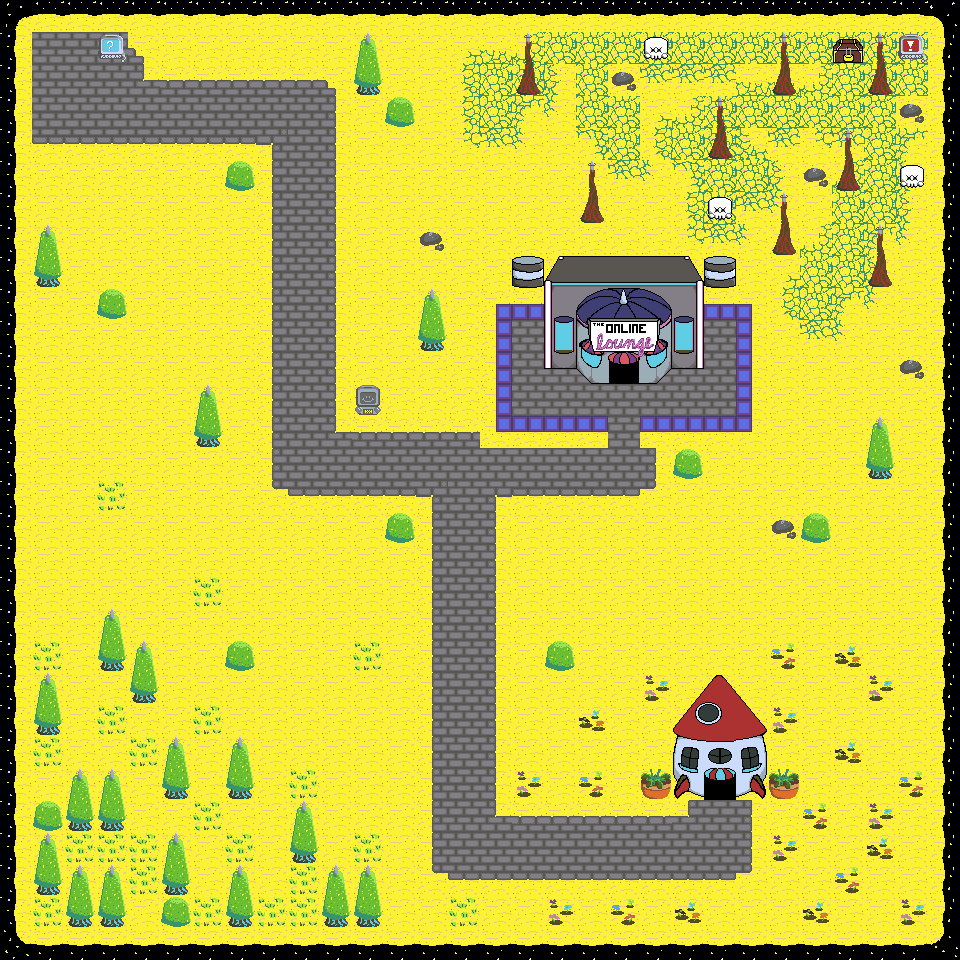

This game map was drawn from its Tiled (.tmx) file and the tilesets committed beside it. A one-line description and the trimmed map source follow:
An orthogonal 30x30 tile map with 32x32 px tiles, 3 tile layers (below, world, above), 2 tilesets.

<map version="1.4" tiledversion="1.4.3" orientation="orthogonal" renderorder="right-down" width="30" height="30" tilewidth="32" tileheight="32" infinite="0" nextlayerid="4" nextobjectid="1">
 <tileset firstgid="1" name="online-pluto-tileset-extruded" tilewidth="32" tileheight="32" spacing="2" margin="1" tilecount="60" columns="10">
  <image source="online-pluto-tileset-extruded.png" width="340" height="204" />
 </tileset>
 <tileset firstgid="61" name="online-tileset-extruded" tilewidth="32" tileheight="32" spacing="2" margin="1" tilecount="48" columns="8">
  <image source="online-tileset-extruded.png" width="272" height="204" />
  <tile id="0">
   <properties>
    <property name="collides" type="bool" value="false" />
   </properties>
  </tile>
  <tile id="1">
   <properties>
    <property name="collides" type="bool" value="true" />
   </properties>
  </tile>
  <tile id="2">
   <properties>
    <property name="collides" type="bool" value="true" />
   </properties>
  </tile>
  <tile id="3">
   <properties>
    <property name="collides" type="bool" value="false" />
   </properties>
  </tile>
  <tile id="4">
   <properties>
    <property name="collides" type="bool" value="false" />
   </properties>
  </tile>
  <tile id="5">
   <properties>
    <property name="collides" type="bool" value="true" />
   </properties>
  </tile>
  <tile id="6">
   <properties>
    <property name="collides" type="bool" value="false" />
   </properties>
  </tile>
  <tile id="7">
   <properties>
    <property name="collides" type="bool" value="false" />
   </properties>
  </tile>
  <tile id="8">
   <properties>
    <property name="collides" type="bool" value="true" />
   </properties>
  </tile>
  <tile id="9">
   <properties>
    <property name="collides" type="bool" value="true" />
   </properties>
  </tile>
  <tile id="10">
   <properties>
    <property name="collides" type="bool" value="true" />
   </properties>
  </tile>
  <tile id="11">
   <properties>
    <property name="collides" type="bool" value="true" />
   </properties>
  </tile>
  <tile id="12">
   <properties>
    <property name="collides" type="bool" value="true" />
   </properties>
  </tile>
  <tile id="13">
   <properties>
    <property name="collides" type="bool" value="true" />
   </properties>
  </tile>
  <tile id="14">
   <properties>
    <property name="collides" type="bool" value="false" />
   </properties>
  </tile>
  <tile id="15">
   <properties>
    <property name="collides" type="bool" value="true" />
   </properties>
  </tile>
  <tile id="16">
   <properties>
    <property name="collides" type="bool" value="true" />
   </properties>
  </tile>
  <tile id="17">
   <properties>
    <property name="collides" type="bool" value="true" />
   </properties>
  </tile>
  <tile id="18">
   <properties>
    <property name="collides" type="bool" value="true" />
   </properties>
  </tile>
  <tile id="19">
   <properties>
    <property name="collides" type="bool" value="true" />
   </properties>
  </tile>
  <tile id="20">
   <properties>
    <property name="collides" type="bool" value="true" />
   </properties>
  </tile>
  <tile id="21">
   <properties>
    <property name="collides" type="bool" value="false" />
   </properties>
  </tile>
  <tile id="22">
   <properties>
    <property name="collides" type="bool" value="false" />
   </properties>
  </tile>
  <tile id="23">
   <properties>
    <property name="collides" type="bool" value="false" />
   </properties>
  </tile>
  <tile id="24">
   <properties>
    <property name="collides" type="bool" value="true" />
   </properties>
  </tile>
  <tile id="25">
   <properties>
    <property name="collides" type="bool" value="true" />
   </properties>
  </tile>
  <tile id="26">
   <properties>
    <property name="collides" type="bool" value="true" />
   </properties>
  </tile>
  <tile id="27">
   <properties>
    <property name="collides" type="bool" value="true" />
   </properties>
  </tile>
  <tile id="28">
   <properties>
    <property name="collides" type="bool" value="true" />
   </properties>
  </tile>
  <tile id="29">
   <properties>
    <property name="collides" type="bool" value="false" />
   </properties>
  </tile>
  <tile id="30">
   <properties>
    <property name="collides" type="bool" value="false" />
   </properties>
  </tile>
  <tile id="31">
   <properties>
    <property name="collides" type="bool" value="false" />
   </properties>
  </tile>
  <tile id="32">
   <properties>
    <property name="collides" type="bool" value="true" />
   </properties>
  </tile>
  <tile id="33">
   <properties>
    <property name="collides" type="bool" value="true" />
   </properties>
  </tile>
  <tile id="34">
   <properties>
    <property name="collides" type="bool" value="true" />
   </properties>
  </tile>
  <tile id="35">
   <properties>
    <property name="collides" type="bool" value="true" />
   </properties>
  </tile>
  <tile id="36">
   <properties>
    <property name="collides" type="bool" value="true" />
   </properties>
  </tile>
  <tile id="37">
   <properties>
    <property name="collides" type="bool" value="true" />
   </properties>
  </tile>
  <tile id="38">
   <properties>
    <property name="collides" type="bool" value="true" />
   </properties>
  </tile>
  <tile id="39">
   <properties>
    <property name="collides" type="bool" value="true" />
   </properties>
  </tile>
  <tile id="40">
   <properties>
    <property name="collides" type="bool" value="true" />
   </properties>
  </tile>
  <tile id="41">
   <properties>
    <property name="collides" type="bool" value="true" />
   </properties>
  </tile>
  <tile id="42">
   <properties>
    <property name="collides" type="bool" value="true" />
   </properties>
  </tile>
  <tile id="43">
   <properties>
    <property name="collides" type="bool" value="true" />
   </properties>
  </tile>
  <tile id="44">
   <properties>
    <property name="collides" type="bool" value="true" />
   </properties>
  </tile>
  <tile id="45">
   <properties>
    <property name="collides" type="bool" value="true" />
   </properties>
  </tile>
  <tile id="46">
   <properties>
    <property name="collides" type="bool" value="true" />
   </properties>
  </tile>
  <tile id="47">
   <properties>
    <property name="collides" type="bool" value="true" />
   </properties>
  </tile>
 </tileset>
 <layer id="1" name="below" width="30" height="30">
  <data>[900 cells, 900 non-empty, 43 distinct tile ids]</data>
 </layer>
 <layer id="2" name="world" width="30" height="30">
  <data>[900 cells, 95 non-empty, 39 distinct tile ids]</data>
 </layer>
 <layer id="3" name="above" width="30" height="30">
  <data>[900 cells, 34 non-empty, 8 distinct tile ids]</data>
 </layer>
</map>